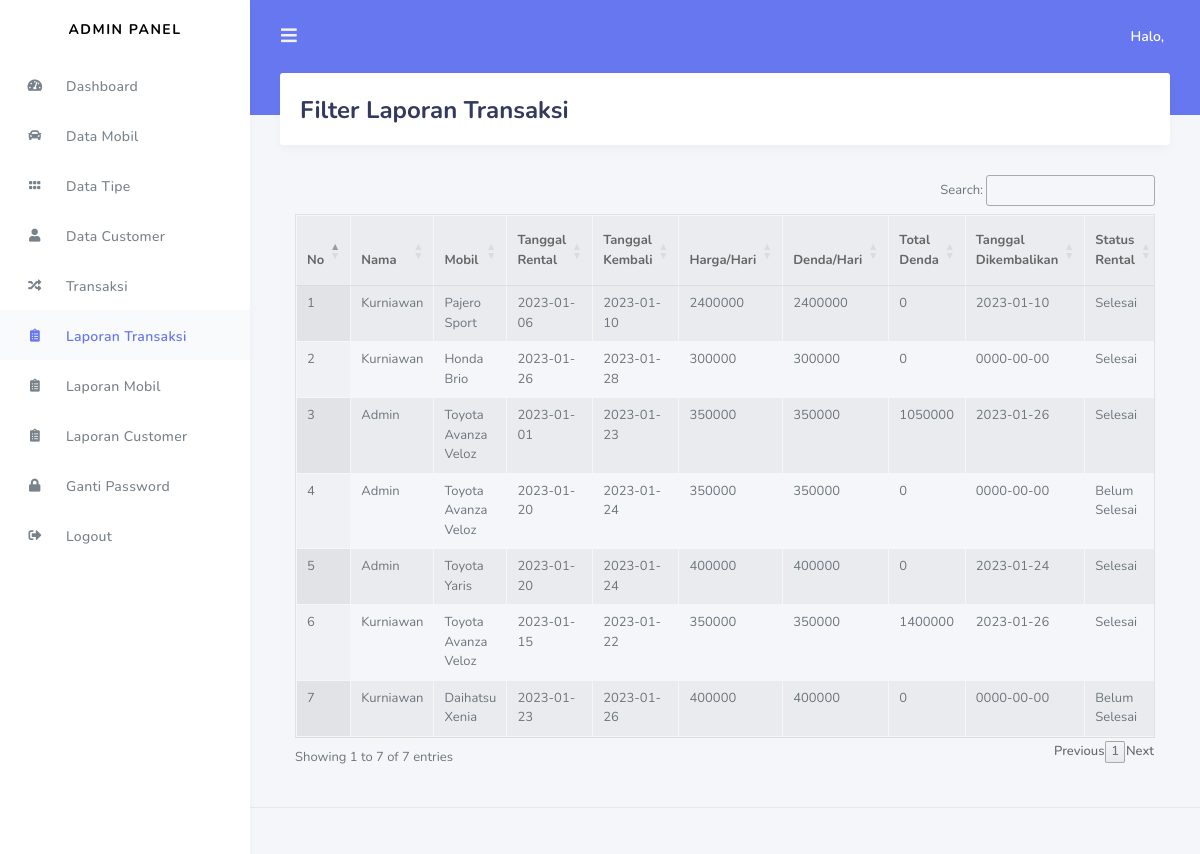
/index.php/admin/laporan, run on the app's committed database.
### tables this page shows
CREATE TABLE `transaksi` (
  `id_rental` int(11) NOT NULL,
  `id_customer` int(11) NOT NULL,
  `id_mobil` int(11) NOT NULL,
  `nama_rental` varchar(120) NOT NULL,
  `tanggal_rental` date NOT NULL,
  `tanggal_kembali` date NOT NULL,
  `harga` int(11) NOT NULL,
  `denda` int(11) NOT NULL,
  `total_denda` varchar(120) NOT NULL DEFAULT '0',
  `tanggal_pengembalian` date NOT NULL,
  `status_pengembalian` varchar(50) NOT NULL,
  `status_rental` varchar(50) NOT NULL,
  `bukti_pembayaran` varchar(130) NOT NULL,
  `status_pembayaran` int(11) NOT NULL
);

CREATE TABLE `customer` (
  `id_customer` int(11) NOT NULL,
  `nama` varchar(120) NOT NULL,
  `nama_rental` varchar(120) NOT NULL,
  `username` varchar(120) NOT NULL,
  `alamat` varchar(120) NOT NULL,
  `gender` varchar(20) NOT NULL,
  `no_telp` varchar(20) NOT NULL,
  `no_ktp` varchar(50) NOT NULL,
  `foto` varchar(256) DEFAULT NULL,
  `password` varchar(120) NOT NULL,
  `role_id` int(11) NOT NULL
);

CREATE TABLE `mobil` (
  `id_mobil` int(11) NOT NULL,
  `nama_rental` varchar(120) NOT NULL,
  `kode_type` varchar(120) NOT NULL,
  `merk` varchar(120) NOT NULL,
  `no_plat` varchar(20) NOT NULL,
  `warna` varchar(20) NOT NULL,
  `tahun` varchar(4) NOT NULL,
  `status` varchar(50) NOT NULL,
  `harga` int(11) NOT NULL,
  `denda` int(11) NOT NULL,
  `ac` int(11) NOT NULL,
  `supir` int(11) NOT NULL,
  `mp3_player` int(11) NOT NULL,
  `central_lock` int(11) NOT NULL,
  `gambar` varchar(255) NOT NULL
);

### application/controllers/admin/Laporan.php (called while the page is built, shortened)
<?php
class Laporan extends CI_Controller{
	public function __construct()
    {
        $this->load->model('rental_model');
    }
	public function index(){
		$this->load->model('Rental_model');
		$data['transaksi'] = $this->rental_model->get_transaksi();
		$data['title'] = "Laporan Data Transaksi";
			$this->load->view('templates_laporan/header', $data);
			$this->load->view('templates_laporan/sidebar');
			$this->load->view('admin/laporan_transaksi',$data);
			$this->load->view('templates_laporan/footer');
		}
}
?>

### index.php (called while the page is built, shortened)
<?php
require_once BASEPATH.'core/CodeIgniter.php';

### application/models/Rental_model.php (called while the page is built, shortened)
<?php
	class Rental_model extends CI_Model{
		public function get_transaksi()
	{
    $this->db->select('transaksi.*, customer.*, mobil.*');
    $this->db->from('transaksi');
    $this->db->join('customer', 'transaksi.id_customer = customer.id_customer');
    $this->db->join('mobil', 'transaksi.id_mobil = mobil.id_mobil');
    $query = $this->db->get();
    return $query->result();
	}
	}
?>

### application/views/admin/laporan_transaksi.php (the view)
<div class="main-content">
    <section class="section">
        <div class="section-header">
            <h1>Filter Laporan Transaksi</h1>
        </div>
    </section>
<div class="container-fluid">
    <table class="display table-responsive table table-striped table-bordered mt-3" id="table">
        <thead>
            <tr>
            <th>No</th>
            <th>Nama</th>
            <th>Mobil</th>
            <th>Tanggal Rental</th>
            <th>Tanggal Kembali</th>
            <th>Harga/Hari</th>
            <th>Denda/Hari</th>
            <th>Total Denda</th>
            <th>Tanggal Dikembalikan</th>
            <th>Status Rental</th>
            </tr>
        </thead>
        <tbody>
            <?php
            $no = 1;
            foreach ($transaksi as $tr) : ?>
                <tr>
                    <td><?php echo $no++ ?></td>
                    <td><?php echo $tr->nama ?></td>
                    <td><?php echo $tr->merk ?></td>
                    <td><?php echo $tr->tanggal_rental ?></td>
                    <td><?php echo $tr->tanggal_kembali ?></td>
                    <td><?php echo $tr->harga ?></td>
                    <td><?php echo $tr->denda ?></td>
                    <td><?php echo $tr->total_denda ?></td>
                    <td><?php echo $tr->tanggal_pengembalian ?></td>
                    <td><?php echo $tr->status_rental ?></td>
                </tr>
            <?php endforeach; ?>
        </tbody>
    </table>
</div>
</div>

### data on the page
transaksi: id_customer.nama "Kurniawan", id_mobil.merk "Pajero Sport", tanggal_rental "2023-01-06", tanggal_kembali "2023-01-10", id_mobil.harga "2400000", id_mobil.denda "2400000", total_denda "0", tanggal_pengembalian "2023-01-10", status_rental "Selesai"
transaksi: id_customer.nama "Kurniawan", id_mobil.merk "Honda Brio", tanggal_rental "2023-01-26", tanggal_kembali "2023-01-28", id_mobil.harga "300000", id_mobil.denda "300000", total_denda "0", tanggal_pengembalian "0000-00-00", status_rental "Selesai"
transaksi: id_customer.nama "Admin", id_mobil.merk "Toyota Avanza Veloz", tanggal_rental "2023-01-01", tanggal_kembali "2023-01-23", id_mobil.harga "350000", id_mobil.denda "350000", total_denda "1050000", tanggal_pengembalian "2023-01-26", status_rental "Selesai"
transaksi: id_customer.nama "Admin", id_mobil.merk "Toyota Avanza Veloz", tanggal_rental "2023-01-20", tanggal_kembali "2023-01-24", id_mobil.harga "350000", id_mobil.denda "350000", total_denda "0", tanggal_pengembalian "0000-00-00", status_rental "Belum Selesai"
transaksi: id_customer.nama "Admin", id_mobil.merk "Toyota Yaris", tanggal_rental "2023-01-20", tanggal_kembali "2023-01-24", id_mobil.harga "400000", id_mobil.denda "400000", total_denda "0", tanggal_pengembalian "2023-01-24", status_rental "Selesai"
transaksi: id_customer.nama "Kurniawan", id_mobil.merk "Toyota Avanza Veloz", tanggal_rental "2023-01-15", tanggal_kembali "2023-01-22", id_mobil.harga "350000", id_mobil.denda "350000", total_denda "1400000", tanggal_pengembalian "2023-01-26", status_rental "Selesai"
transaksi: id_customer.nama "Kurniawan", id_mobil.merk "Daihatsu Xenia", tanggal_rental "2023-01-23", tanggal_kembali "2023-01-26", id_mobil.harga "400000", id_mobil.denda "400000", total_denda "0", tanggal_pengembalian "0000-00-00", status_rental "Belum Selesai"
